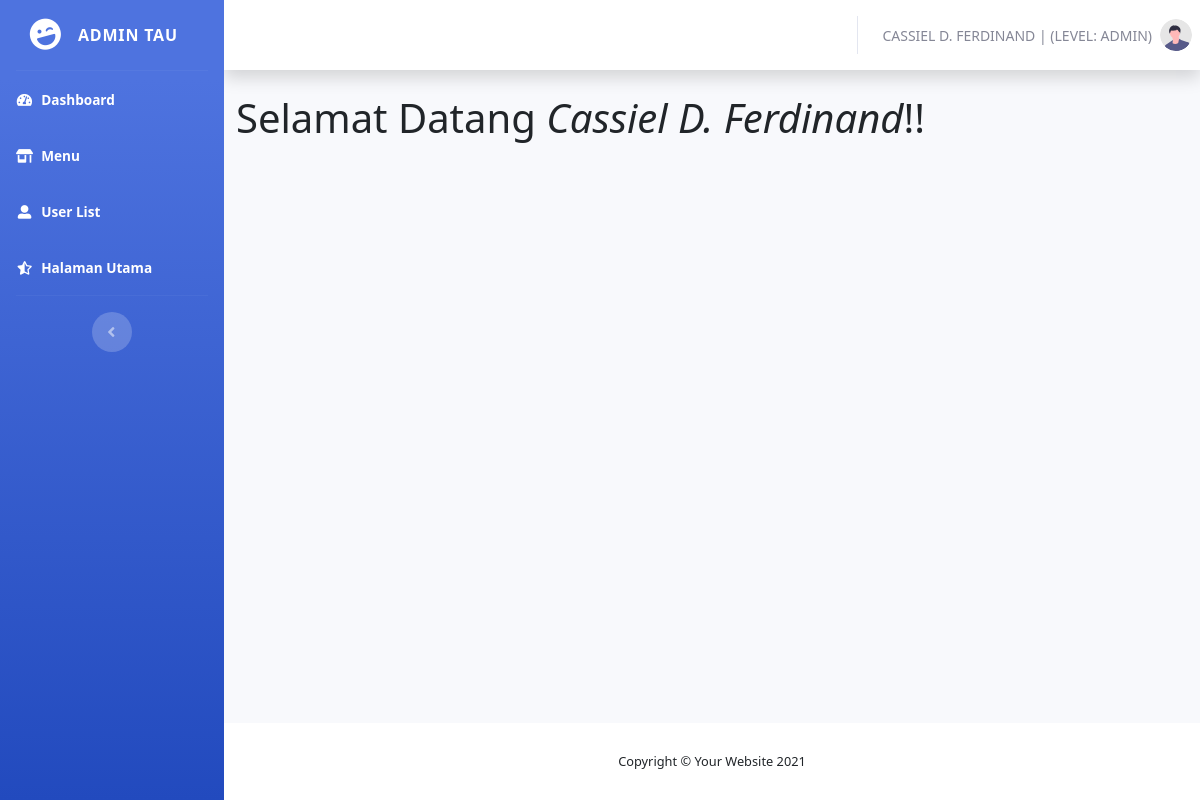
Page /admin/ (signed in) on the committed database.
### tables this page shows
CREATE TABLE `users` (
  `id` int(2) NOT NULL,
  `username` varchar(10) NOT NULL,
  `password` varchar(32) NOT NULL,
  `level` enum('admin','user') NOT NULL,
  `name` varchar(20) NOT NULL
);

### admin/session.php (called while the page is built, shortened)
<?php
   $login_session = $_SESSION['login_user'];
?>

### admin/index.php (the view, shortened to what this page needs)
<?php
    include('session.php');
    include('../koneksi.php');
    $query = mysqli_query($db, "SELECT id, name, level FROM users WHERE username = '$login_session'");
    $users = mysqli_fetch_assoc($query);
?>
<!DOCTYPE html>
<html lang="en">
<head>
    <link href="vendor/fontawesome-free/css/all.min.css" rel="stylesheet" type="text/css">
    <link href="css/sb-admin-2.min.css" rel="stylesheet">
    <link href="https://cdn.jsdelivr.net/npm/bootstrap@5.3.0/dist/css/bootstrap.min.css" rel="stylesheet">
</head>
<body id="page-top">
    <div id="wrapper">
        <?php if($users['level'] == "admin") {?>
        <ul class="navbar-nav bg-gradient-primary sidebar sidebar-dark accordion" id="accordionSidebar">
            <a class="sidebar-brand d-flex align-items-center justify-content-center" href="index.php">
                <div class="sidebar-brand-icon rotate-n-15">
                    <i class="fas fa-laugh-wink"></i>
                </div>
                <div class="sidebar-brand-text mx-3">ADMIN TAU</div>
            </a>
            <hr class="sidebar-divider my-0">
            <li class="nav-item active">
                <a class="nav-link" href="index.php">
                    <i class="fas fa-fw fa-tachometer-alt"></i>
                    <span>Dashboard</span></a>
            </li>
            <li class="nav-item active">
                <a class="nav-link" href="index.php?halaman=menu">
                    <i class="fas fa-fw fa-store-alt"></i>
                    <span>Menu</span></a>
            </li>
            <li class="nav-item active">
                <a class="nav-link" href="index.php?halaman=user">
                    <i class="fas fa-fw fa-user-alt"></i>
                    <span>User List</span></a>
            </li>
            <li class="nav-item active">
                <a class="nav-link" href="../index.php">
                    <i class="fas fa-fw fa-star-half-alt"></i>
                    <span>Halaman Utama</span></a>
            </li>
            <hr class="sidebar-divider d-none d-md-block">
            <div class="text-center d-none d-md-inline">
                <button class="rounded-circle border-0" id="sidebarToggle"></button>
            </div>
        </ul>
        <?php } else if($users['level'] == "user"){?>
        <ul class="navbar-nav bg-gradient-primary sidebar sidebar-dark accordion" id="accordionSidebar">
            <a class="sidebar-brand d-flex align-items-center justify-content-center" href="index.php">
                <div class="sidebar-brand-icon rotate-n-15">
                    <i class="fas fa-laugh-wink"></i>
                </div>
                <div class="sidebar-brand-text mx-3">ADMIN TAU</div>
            </a>
            <hr class="sidebar-divider my-0">
            <li class="nav-item active">
                <a class="nav-link" href="index.php">
                    <i class="fas fa-fw fa-tachometer-alt"></i>
                    <span>Dashboard</span></a>
            </li>
            <li class="nav-item active">
                <a class="nav-link" href="index.php?halaman=orders">
                    <i class="fas fa-fw fa-tachometer-alt"></i>
                    <span>Orders</span></a>
            </li>
            <li class="nav-item active">
                <a class="nav-link" href="../index.php">
                    <i class="fas fa-fw fa-star-half-alt"></i>
                    <span>Halaman Utama</span></a>
            </li>
            <hr class="sidebar-divider d-none d-md-block">
            <div class="text-center d-none d-md-inline">
                <button class="rounded-circle border-0" id="sidebarToggle"></button>
            </div>
            </ul>
            <?php } ?>
        <div id="content-wrapper" class="d-flex flex-column">
            <div id="content">
                <nav class="navbar navbar-expand navbar-light bg-white topbar mb-4 static-top shadow">
                    <ul class="navbar-nav ml-auto">
                        <li class="nav-item dropdown no-arrow">
                            <a class="nav-link dropdown-toggle" href="#" id="userDropdown" role="button"
                                data-toggle="dropdown" aria-haspopup="true" aria-expanded="false">
                                <span class="mr-2 d-none d-lg-inline text-gray-600 small" style="text-transform: uppercase;"><?php echo $users['name']." | (Level: ". $users['level'].")"; ?></span>
                                <img class="img-profile rounded-circle"
                                    src="img/undraw_profile.svg">
                            </a>
                        </li>
                    </ul>
                </nav>
                <?php
                if(isset($_GET['halaman'])){
                    $halaman = $_GET['halaman'];
                    switch ($halaman){
                        case 'menu':
                            include './menu.php';
                            break;
                        case 'orders':
                            include './orders.php';
                            break;
                        case 'user':
                            include './user.php';
                            break;
                        default:
                            echo "Maaf. Halaman tidak di temukan !";
                            break;
                    }
                } else {
                    include './dashboard.php';
                }
                ?>
            </div>
            <footer class="sticky-footer bg-white">
                <div class="container my-auto">
                    <div class="copyright text-center my-auto">
                        <span>Copyright &copy; Your Website 2021</span>
                    </div>
                </div>
            </footer>
        </div>
    </div>
</body>
</html>

### admin/dashboard.php
<?php
$query = mysqli_query($db, "SELECT name, level FROM users WHERE username = '$login_session'");
$users = mysqli_fetch_assoc($query);
?>
<div class="container">
    <h1>Selamat Datang <i><?php echo $users['name'];?></i>!!</h1>
</div>

### rows in the picture
users: name "CASSIEL D. FERDINAND", level "ADMIN", name "Cassiel D. Ferdinand"
